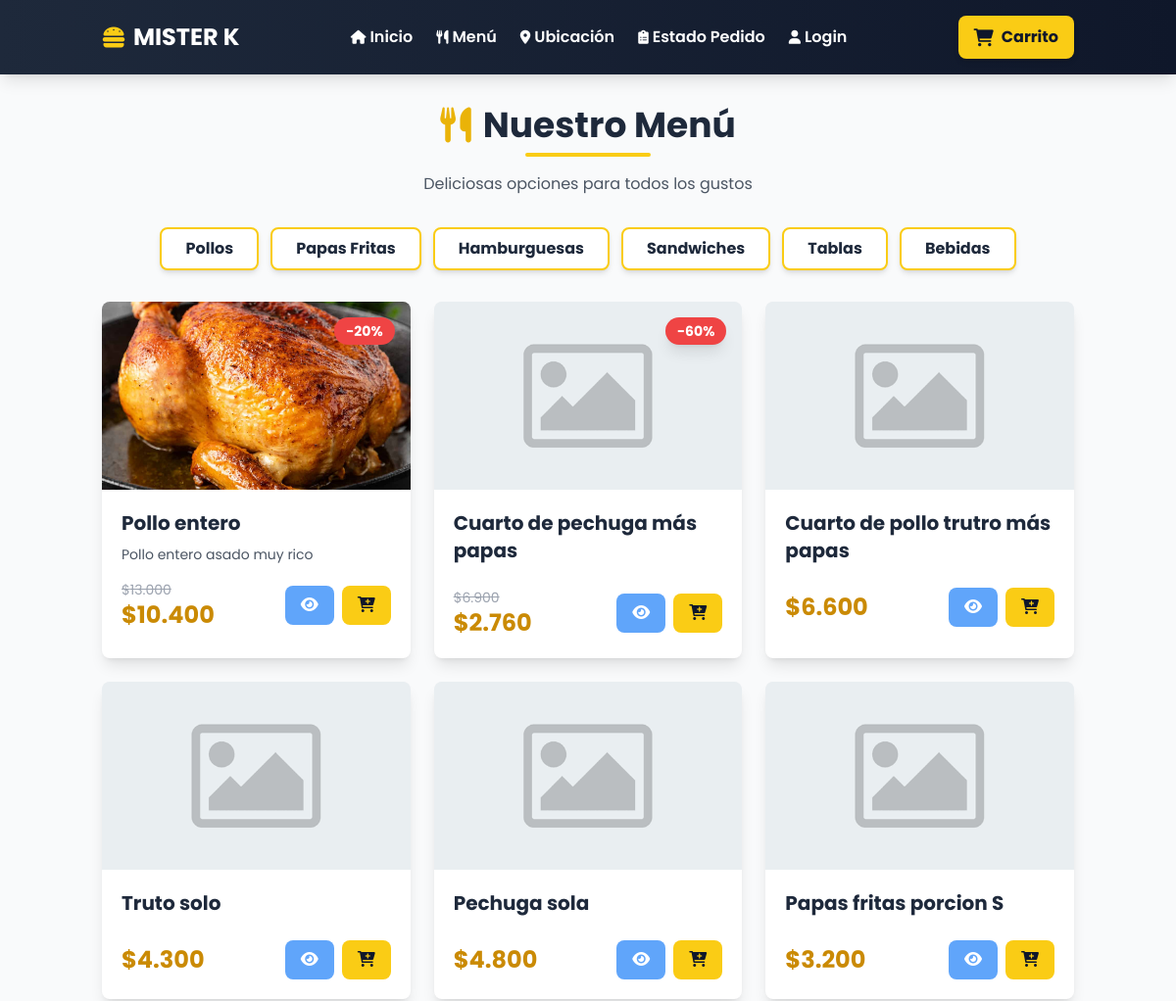
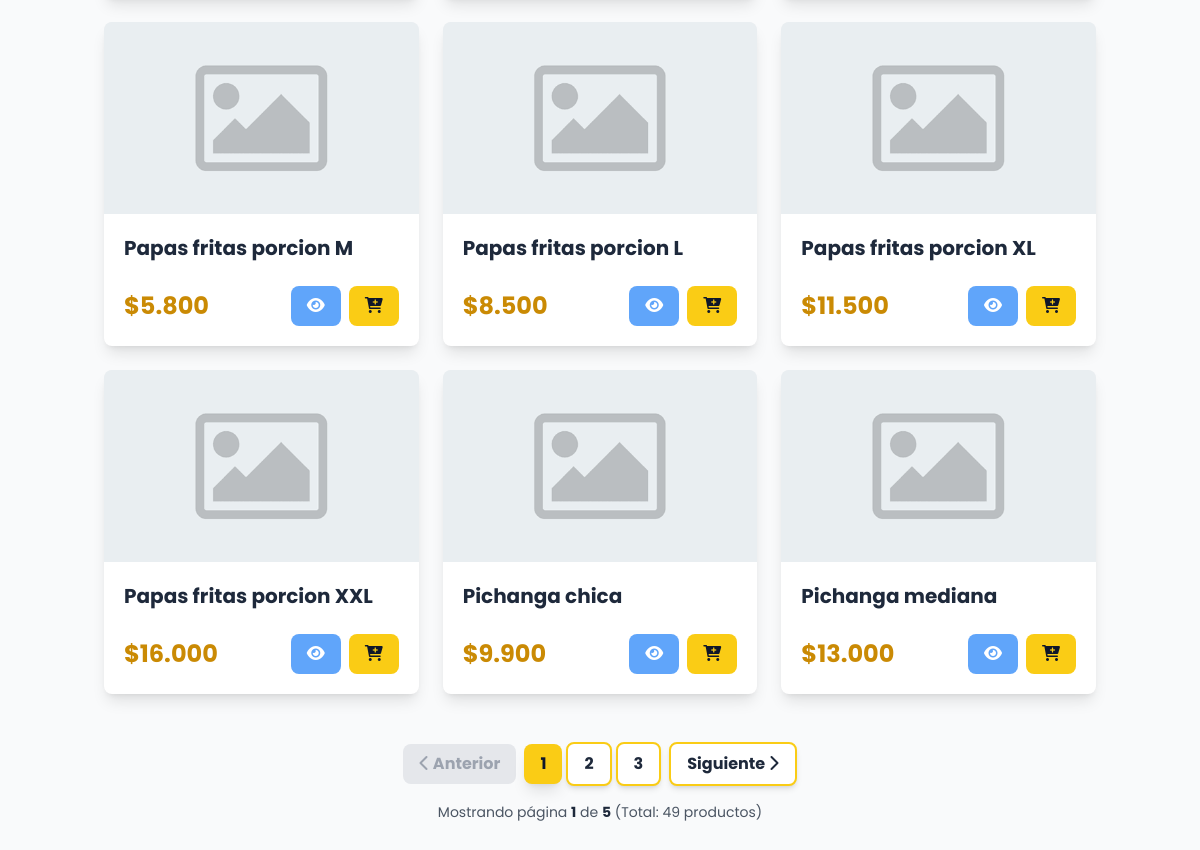
The page /menu on the database its author committed (2 pictures, top to bottom).
### misterK/models.py (models this page shows, shortened)
class Categorias(models.Model):
    nombre_categoria = models.CharField(max_length=50)

class Productos(models.Model):
    nombre = models.CharField(max_length=50)
    precio = models.IntegerField()
    descripcion = models.CharField(max_length=100)
    categoria = models.ForeignKey(Categorias, on_delete=models.CASCADE)
    oferta = models.BooleanField(default=False)
    porcentajeOferta = models.IntegerField()
    imagen = models.ImageField(upload_to='productos/',null=True,blank=True)
    def precio_con_descuento(self):
        if self.oferta:
            return int(round(self.precio * (1 - self.porcentajeOferta / 100)))
        return self.precio

### misterK/views.py (the view)
# urls.py: path('menu', views.menu, name='menu'),
def menu(request):
    productos_list = Productos.objects.all().order_by('id')
    categorias = Categorias.objects.all()
    agregados = Agregados.objects.all()
    paginator = Paginator(productos_list, 12)
    page = request.GET.get('page')
    try:
        productos = paginator.page(page)
    except PageNotAnInteger:
        productos = paginator.page(1)
    except EmptyPage:
        productos = paginator.page(paginator.num_pages)
    data = {
        'productos' : productos,
        'categorias' : categorias,
        'agregados' : agregados
    }
    return render(request, 'menu.html', data)

### misterK/context_processors.py (called while the page is built)
def usuario_sesion(request):
    usuario_sesion = None
    usuario_rut = request.session.get('usuario_rut', None)
    if usuario_rut:
        try:
            usuario_sesion = Usuario.objects.get(rut=usuario_rut)
        except Usuario.DoesNotExist:
            pass
    return {'usuario_sesion': usuario_sesion}

### misterK/templatetags/formato_precio.py (called while the page is built)
@register.filter(name='formato_precio')
def formato_precio(value):
    try:
        numero = int(float(value))
        return f"{numero:,}".replace(",", ".")
    except (ValueError, TypeError):
        return value

### templates/menu.html (shortened to what this page needs)
{% extends "base.html" %}
{% load static %}
{% load formato_precio %}
{% block header_title %}MISTER K{% endblock %}
{% block content %}
<div class="container mx-auto px-4 py-8">
  <div class="mb-8 text-center">
    <h2 class="text-4xl font-bold text-slate-800 mb-2 flex items-center justify-center space-x-3">
      <i class="fas fa-utensils text-yellow-500"></i>
      <span>Nuestro Menú</span>
    </h2>
    <div class="h-1 w-32 bg-yellow-400 rounded mx-auto"></div>
    <p class="text-gray-600 mt-4">Deliciosas opciones para todos los gustos</p>
  </div>
  {% if categorias %}
    <div class="mb-8 flex flex-wrap justify-center gap-3">
      {% for c in categorias %}
        <a href="/categoria/{{ c.id }}/"
           class="bg-white hover:bg-yellow-400 text-slate-800 hover:text-white border-2 border-yellow-400 font-bold px-6 py-2 rounded-lg transition-all duration-200 shadow-md hover:shadow-lg transform hover:scale-105">
          {{ c.nombre_categoria }}
        </a>
      {% endfor %}
    </div>
  {% endif %}
  <div class="grid grid-cols-1 sm:grid-cols-2 lg:grid-cols-3 xl:grid-cols-4 gap-6">
    {% for p in productos %}
      <div class="bg-white rounded-lg shadow-lg overflow-hidden hover:shadow-xl transition-all duration-300 transform hover:-translate-y-2 cursor-pointer"
           onClick="window.location.href='/producto/{{ p.id }}/'">
        <div class="relative h-48 bg-gray-100 overflow-hidden">
          {% if p.imagen %}
            <img class="object-cover w-full h-full hover:scale-110 transition-transform duration-300"
                 src="{{ p.imagen.url }}" alt="{{ p.nombre }}">
          {% else %}
            <img class="object-cover w-full h-full hover:scale-110 transition-transform duration-300"
                 src="{% static 'images/default_image.png' %}" alt="Imagen por defecto">
          {% endif %}
          {% if p.oferta == 1 %}
            <div class="absolute top-4 right-4 bg-red-500 text-white px-3 py-1 rounded-full font-bold text-sm shadow-lg">
              -{{ p.porcentajeOferta }}%
            </div>
          {% endif %}
        </div>
        <div class="p-5">
          <h4 class="text-xl font-bold text-slate-800 mb-2">{{ p.nombre }}</h4>
          <p class="text-gray-600 text-sm mb-4 line-clamp-2">{{ p.descripcion }}</p>
            <div class="flex items-center justify-between gap-2">
            {% if p.oferta == 1 %}
              <div class="flex flex-col">
                <span class="text-gray-400 line-through text-sm">${{ p.precio|formato_precio }}</span>
                <span class="text-2xl font-bold text-yellow-600">${{ p.precio_con_descuento|formato_precio }}</span>
              </div>
            {% else %}
              <span class="text-2xl font-bold text-yellow-600">${{ p.precio|formato_precio }}</span>
            {% endif %}
              <div class="flex gap-2">
                <a href="/producto/{{ p.id }}/" class="bg-blue-400 hover:bg-blue-500 text-white font-bold py-2 px-4 rounded-lg transition-colors duration-200">
                  <i class="fas fa-eye"></i>
                </a>
                <button onclick="event.stopPropagation(); abrirModalAgregados({{ p.id }}, '{{ p.nombre }}', {% if p.oferta %}{{ p.precio_con_descuento }}{% else %}{{ p.precio }}{% endif %})"
                        class="bg-yellow-400 hover:bg-yellow-500 text-slate-900 font-bold py-2 px-4 rounded-lg transition-colors duration-200">
                  <i class="fas fa-cart-plus"></i>
                </button>
              </div>
            </div>
        </div>
      </div>
    {% endfor %}
  </div>
  {% if productos.has_other_pages %}
    <div class="mt-12 flex justify-center">
      <nav class="flex items-center space-x-2" aria-label="Paginación">
        {% if productos.has_previous %}
          <a href="?page={{ productos.previous_page_number }}"
             class="px-4 py-2 bg-white border-2 border-yellow-400 text-slate-800 font-bold rounded-lg hover:bg-yellow-400 hover:text-white transition-all duration-200 shadow-md hover:shadow-lg">
            <i class="fas fa-chevron-left"></i> Anterior
          </a>
        {% else %}
          <span class="px-4 py-2 bg-gray-200 text-gray-400 font-bold rounded-lg cursor-not-allowed">
            <i class="fas fa-chevron-left"></i> Anterior
          </span>
        {% endif %}
        <div class="flex items-center space-x-1">
          {% for num in productos.paginator.page_range %}
            {% if productos.number == num %}
              <span class="px-4 py-2 bg-yellow-400 text-slate-900 font-bold rounded-lg shadow-lg">
                {{ num }}
              </span>
            {% elif num > productos.number|add:'-3' and num < productos.number|add:'3' %}
              <a href="?page={{ num }}"
                 class="px-4 py-2 bg-white border-2 border-yellow-400 text-slate-800 font-bold rounded-lg hover:bg-yellow-400 hover:text-white transition-all duration-200 shadow-md hover:shadow-lg">
                {{ num }}
              </a>
            {% endif %}
          {% endfor %}
        </div>
        {% if productos.has_next %}
          <a href="?page={{ productos.next_page_number }}"
             class="px-4 py-2 bg-white border-2 border-yellow-400 text-slate-800 font-bold rounded-lg hover:bg-yellow-400 hover:text-white transition-all duration-200 shadow-md hover:shadow-lg">
            Siguiente <i class="fas fa-chevron-right"></i>
          </a>
        {% else %}
          <span class="px-4 py-2 bg-gray-200 text-gray-400 font-bold rounded-lg cursor-not-allowed">
            Siguiente <i class="fas fa-chevron-right"></i>
          </span>
        {% endif %}
      </nav>
    </div>
    <div class="mt-4 text-center text-gray-600">
      <p class="text-sm">
        Mostrando página <span class="font-bold text-slate-800">{{ productos.number }}</span> de
        <span class="font-bold text-slate-800">{{ productos.paginator.num_pages }}</span>
        (Total: {{ productos.paginator.count }} productos)
      </p>
    </div>
  {% endif %}
</div>
{% endblock %}

### templates/base.html (shortened to what this page needs)
<!doctype html>
{% load static %}
<html>
<head>
  <script src="https://cdn.tailwindcss.com"></script>
  <link rel="stylesheet" href="https://cdnjs.cloudflare.com/ajax/libs/font-awesome/6.0.0-beta3/css/all.min.css">
</head>
<body class="bg-gray-50">
  <div class="grid min-h-screen grid-rows-[auto_1fr_auto]">
    <header class="bg-gradient-to-r from-slate-800 to-slate-900 shadow-lg sticky top-0 z-50">
      <nav class="container mx-auto px-4 py-4">
        <div class="flex items-center justify-between">
          <div class="flex items-center space-x-3">
            <a href="{% url 'index' %}" class="flex items-center space-x-2">
              <i class="fas fa-hamburger text-yellow-400 text-2xl"></i>
              <h1 class="text-2xl font-bold text-white">
                {% block header_title %}MISTER K{% endblock %}
              </h1>
            </a>
          </div>
          <ul class="hidden md:flex items-center space-x-6 text-white font-semibold">
            <li>
              <a href="{% url 'index' %}" class="hover:text-yellow-400 transition-colors duration-200 flex items-center space-x-1">
                <i class="fas fa-home text-sm"></i>
                <span>Inicio</span>
              </a>
            </li>
            <li>
              <a href="{% url 'menu' %}" class="hover:text-yellow-400 transition-colors duration-200 flex items-center space-x-1">
                <i class="fas fa-utensils text-sm"></i>
                <span>Menú</span>
              </a>
            </li>
            <li>
              <a href="{% url 'ubicacion' %}" class="hover:text-yellow-400 transition-colors duration-200 flex items-center space-x-1">
                <i class="fas fa-map-marker-alt text-sm"></i>
                <span>Ubicación</span>
              </a>
            </li>
            <li>
              <a href="{% url 'estado_pedido' %}" class="hover:text-yellow-400 transition-colors duration-200 flex items-center space-x-1">
                <i class="fas fa-clipboard-list text-sm"></i>
                <span>Estado Pedido</span>
              </a>
            </li>
            <li>
              <a href="{% url 'login' %}" class="hover:text-yellow-400 transition-colors duration-200 flex items-center space-x-1">
                <i class="fas fa-user text-sm"></i>
                <span>Login</span>
              </a>
            </li>
          </ul>
          <div class="flex items-center space-x-4">
            <a href="{% url 'carrito' %}" class="relative flex items-center space-x-2 bg-yellow-400 hover:bg-yellow-500 text-slate-900 font-bold px-4 py-2 rounded-lg transition-all duration-200 shadow-md hover:shadow-lg">
              <i class="fas fa-shopping-cart text-lg"></i>
              <span class="hidden md:inline">Carrito</span>
            </a>
          </div>
        </div>
      </nav>
    </header>
    <main class="bg-gray-50 min-h-screen">
      {% block content %}{% endblock %}
    </main>
  </div>
</body>
</html>

### templates/base.html (style rules this page uses)
body { font-family: 'Poppins', sans-serif; }

### rows shown on the page
Categorias: nombre_categoria "Pollos"
Categorias: nombre_categoria "Papas Fritas"
Categorias: nombre_categoria "Hamburguesas"
Categorias: nombre_categoria "Sandwiches"
Categorias: nombre_categoria "Tablas"
Categorias: nombre_categoria "Bebidas"
Productos: imagen (picture), porcentajeOferta "20", nombre "Pollo entero", descripcion "Pollo entero asado muy rico", precio "13.000", precio_con_descuento "10.400"
Productos: porcentajeOferta "60", nombre "Cuarto de pechuga más papas", precio "6.900", precio_con_descuento "2.760"
Productos: nombre "Cuarto de pollo trutro más papas", precio "6.600"
Productos: nombre "Truto solo", precio "4.300"
Productos: nombre "Pechuga sola", precio "4.800"
Productos: nombre "Papas fritas porcion S", precio "3.200"
Productos: nombre "Papas fritas porcion M", precio "5.800"
Productos: nombre "Papas fritas porcion L", precio "8.500"
Productos: nombre "Papas fritas porcion XL", precio "11.500"
Productos: nombre "Papas fritas porcion XXL", precio "16.000"
Productos: nombre "Pichanga chica", precio "9.900"
Productos: nombre "Pichanga mediana", precio "13.000"

### other values the page prints
{{ num }} "1"
{{ num }} "2" "3"
{{ productos.number }} "1"
{{ productos.paginator.num_pages }} "5"
{{ productos.paginator.count }} "49"
